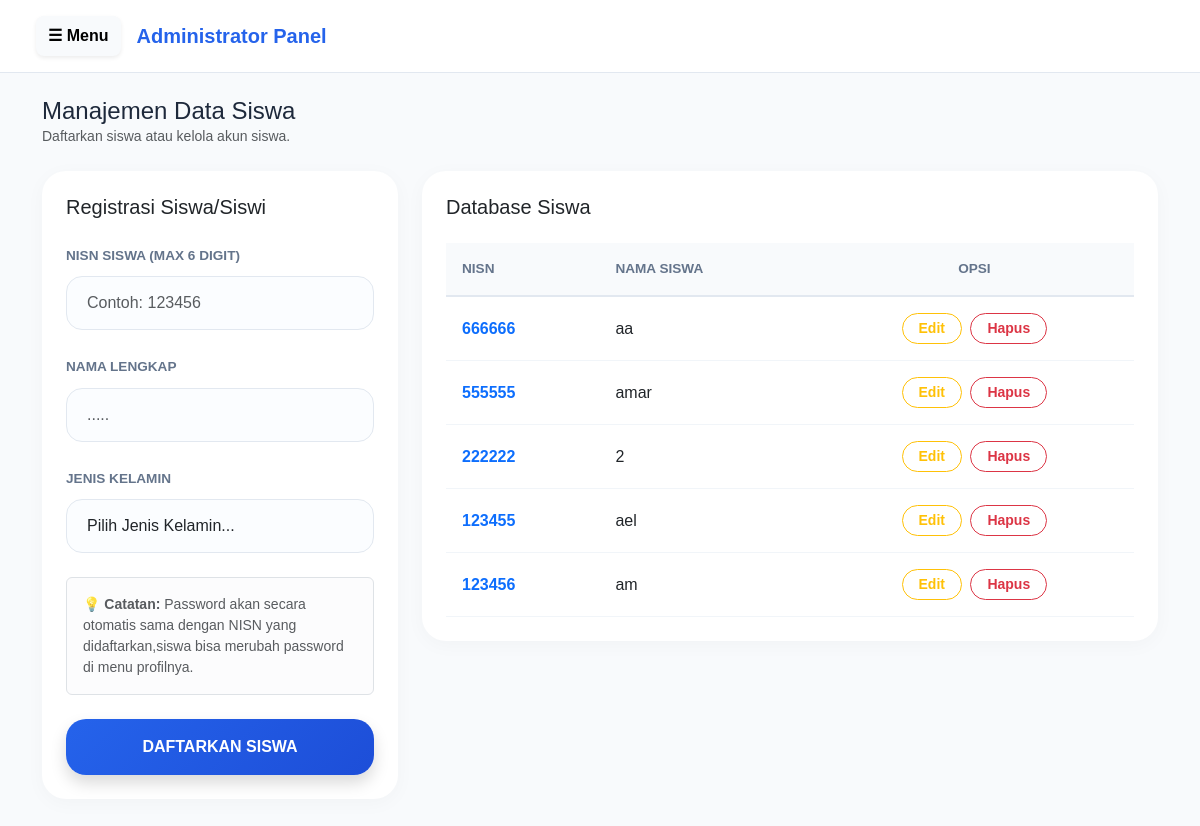
Page /admin/tambah_siswa.php (signed in) on the committed database.
### tables this page shows
CREATE TABLE `siswa` (
  `id` int(11) NOT NULL,
  `nama` varchar(100) DEFAULT NULL,
  `nisn` varchar(30) DEFAULT NULL,
  `password` varchar(255) DEFAULT NULL,
  `gender` varchar(20) DEFAULT 'Belum Diatur',
  `foto` varchar(255) DEFAULT NULL
);

### admin/tambah_siswa.php (the view, shortened to what this page needs)
<?php
require '../koneksi.php';
$siswa = mysqli_query($conn, "SELECT * FROM siswa ORDER BY id DESC");
?>
<!DOCTYPE html>
<html lang="id">
<head>
    <link href="../assets/css/bootstrap.min.css" rel="stylesheet">
    <link href="../assets/css/css2.css" rel="stylesheet">
</head>
<body>
    <nav class="navbar px-4 py-3 sticky-top">
        <div class="container-fluid justify-content-start gap-3">
            <button class="btn-menu shadow-sm" type="button" data-bs-toggle="offcanvas" data-bs-target="#sidebarMenu">
                <span class="fw-bold">☰ Menu</span>
            </button>
            <a class="navbar-brand m-0">Administrator Panel</a>
        </div>
    </nav>
    <div class="container mt-4 mb-5">
        <div class="mb-4 d-flex align-items-center">
            <div>
                <h4 class="fw-800 m-0">Manajemen Data Siswa</h4>
                <p class="text-muted small m-0">Daftarkan siswa atau kelola akun siswa.</p>
            </div>
        </div>
        <div class="row g-4">
            <div class="col-md-4">
                <div class="card card-pro p-4">
                    <h5 class="fw-800 mb-4 text-dark">Registrasi Siswa/Siswi</h5>
                    <form method="POST" autocomplete="off">
                        <div class="mb-4">
                            <label class="form-label">NISN SISWA (MAX 6 DIGIT)</label>
                            <input type="text" name="nisn" class="form-control" placeholder="Contoh: 123456" maxlength="6" autocomplete="off" required>
                        </div>
                        <div class="mb-4">
                            <label class="form-label">NAMA LENGKAP </label>
                            <input type="text" name="nama" class="form-control" placeholder="....." autocomplete="off" required>
                        </div>
                        <div class="mb-4">
                            <label class="form-label">JENIS KELAMIN</label>
                            <select name="gender" class="form-control" required>
                                <option value="" disabled selected>Pilih Jenis Kelamin...</option>
                            </select>
                        </div>
                        <div class="mb-4">
                            <div class="alert alert-light border small text-muted">
                                💡 <strong>Catatan:</strong> Password akan secara otomatis sama dengan NISN yang didaftarkan,siswa bisa merubah password di menu profilnya.
                            </div>
                        </div>
                        <button type="submit" name="tambah_siswa" class="btn btn-gradient w-100 shadow">DAFTARKAN SISWA</button>
                    </form>
                </div>
            </div>
            <div class="col-md-8">
                <div class="card card-pro p-4">
                    <h5 class="fw-800 mb-4 text-dark">Database Siswa</h5>
                    <div class="table-responsive">
                        <table class="table table-pro align-middle mb-0">
                            <thead>
                                <tr>
                                    <th>NISN</th>
                                    <th>Nama Siswa</th>
                                    <th class="text-center">Opsi</th>
                                </tr>
                            </thead>
                            <tbody>
                                <?php if(mysqli_num_rows($siswa) > 0): ?>
                                    <?php while($s = mysqli_fetch_assoc($siswa)): ?>
                                    <tr>
                                        <td class="fw-bold text-primary"><?= htmlspecialchars($s['nisn']) ?></td>
                                        <td class="fw-600 text-dark"><?= htmlspecialchars($s['nama']) ?></td>
                                        <td class="text-center">
                                            <button type="button" class="btn btn-sm btn-outline-warning rounded-pill px-3 fw-bold me-1" data-bs-toggle="modal" data-bs-target="#modalEdit<?= $s['id'] ?>">Edit</button>
                                            <a href="?hapus=<?= $s['id'] ?>" class="btn btn-sm btn-outline-danger rounded-pill px-3 fw-bold" onclick="return confirm('Hapus siswa ini? Seluruh riwayat tiketnya juga akan terhapus.')">Hapus</a>
                                        </td>
                                    </tr>
                                    <?php endwhile; ?>
                                <?php else: ?>
                                    <tr>
                                        <td colspan="3" class="text-center py-5 text-muted fw-bold">Belum ada siswa terdaftar.</td>
                                    </tr>
                                <?php endif; ?>
                            </tbody>
                        </table>
                    </div>
                </div>
            </div>
        </div>
    </div>
</body>
</html>

### admin/tambah_siswa.php (style rules this page uses)
body { font-family: 'Plus Jakarta Sans', sans-serif; background: #F8FAFC; color: #1E293B; }
.navbar { background: white; border-bottom: 1px solid #E2E8F0; }
.navbar-brand { color: #2563EB !important; font-weight: 800; font-size: 1.25rem; }
.btn-menu { background: #F8FAFC; border: none; padding: 8px 12px; border-radius: 8px; transition: 0.2s; }
.card-pro { border: none; border-radius: 24px; background: white; box-shadow: 0 4px 20px rgba(0,0,0,0.03); }
.form-label { font-weight: 700; color: #64748B; font-size: 0.85rem; margin-bottom: 10px; }
.form-control { border-radius: 16px; padding: 14px 20px; border: 1px solid #E2E8F0; background: #FBFDFF; transition: 0.2s; }
.table-pro thead th { background: #F8FAFC; color: #64748B; font-weight: 700; font-size: 0.85rem; text-transform: uppercase; padding: 16px; border-bottom: 2px solid #E2E8F0; }
.table-pro tbody td { padding: 16px; border-bottom: 1px solid #F1F5F9; }
.btn-gradient { background: linear-gradient(135deg, #2563EB, #1D4ED8); border: none; border-radius: 20px; padding: 16px; font-weight: 800; color: white; transition: 0.3s; }

### rows in the picture
siswa: nisn "666666", nama "aa"
siswa: nisn "555555", nama "amar"
siswa: nisn "222222", nama "2"
siswa: nisn "123455", nama "ael"
siswa: nisn "123456", nama "am"
